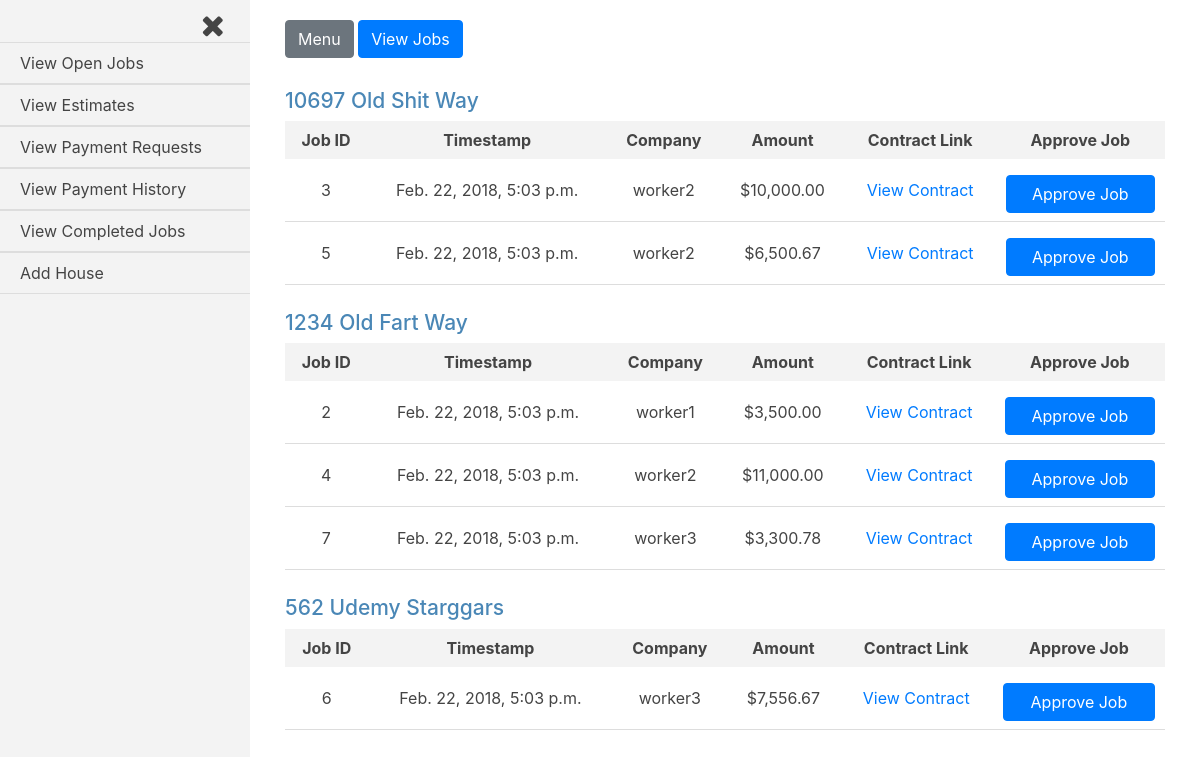
Before: /jobs_admin/proposed_jobs (signed in) with the older database file.
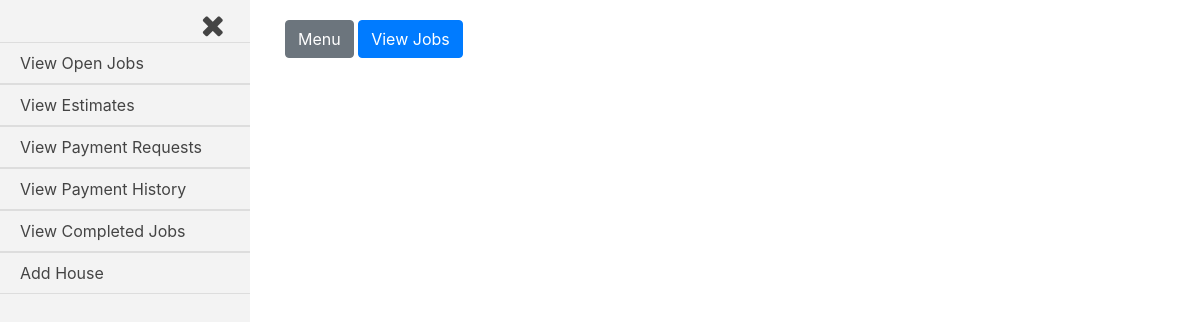
After: the same page with the newer database file.
### jobs/models.py (models this page shows, shortened)
class House(models.Model):
    address = models.CharField(max_length=250)
    companies = models.ManyToManyField(settings.AUTH_USER_MODEL, through='Current_Worker')
    proposed_jobs = models.BooleanField(default=False)
    pending_payments = models.BooleanField(default=False)
    payment_history = models.BooleanField(default=False)
    completed_jobs = models.BooleanField(default=False)
    customer = models.ForeignKey(settings.AUTH_USER_MODEL, on_delete=models.CASCADE, related_name='customer_house')
    def __str__(self):
        return self.address

class Job(models.Model):
    house = models.ForeignKey(House, on_delete=models.CASCADE)
    company = models.ForeignKey(settings.AUTH_USER_MODEL, on_delete=models.CASCADE)
    start_amount = models.DecimalField(max_digits=8, decimal_places=2, default=0.00)
    start_date = models.DateTimeField(auto_now_add=True, blank=True)
    total_paid = models.DecimalField(max_digits=8, decimal_places=2, default=0.00)
    approved = models.BooleanField(default=False)
    def generate_filename(self, filename):
        file_path = 'uploads/{}/{}'.format(str(self.house.address), str(filename))
        return file_path
    document_link = models.FileField(upload_to=generate_filename)
    balance_amount = models.DecimalField(max_digits=8, decimal_places=2, default=0.00)

### jobs_admin/views.py (the view)
@login_required
def proposed_jobs(request):
    current_user = request.user
    if current_user.is_active and current_user.groups.filter(name__in=['Customers', 'Customers Staff']).exists():
        customer = Customer(current_user)
        houses = customer.proposed_jobs_houses()
        jobs = customer.proposed_jobs()
        form = Change_Job_Status()
        template = loader.get_template('jobs_admin/proposed_jobs.html')
        context = {
            'houses': houses,
            'jobs': jobs,
            'current_user': current_user,
            'form': form
        }
        if request.method == 'POST':
            form = Change_Job_Status(request.POST)
            if form.is_valid():
                job_id = int(request.POST.get('job_id'))
                address = str(request.POST.get('job_house'))
                house = House.objects.get(address=address)
                job = Job.objects.get(pk=job_id)
                job.approved=True
                job.save()
                """add the user as a current worker on the house OR update current to True if they
                were a current worker OR do nothing if they are already active"""
                was_current = Current_Worker.objects.filter(house=house, company=job.company, current=False)
                is_current = Current_Worker.objects.filter(house=house, company=job.company, current=True)
                if was_current:
                    was_current[0].update(current=True)
                elif is_current:
                    pass
                else:
                    Current_Worker(house=house, company=job.company, current=True).save()
                """If the house has no more proposed jobs for the current week,
                set proposed_jobs=False
                AND if there were any requested payments because the job was previously approved,
                set pending=payments=True for the house"""
                jobs = Job.objects.filter(house=house, approved=False, start_date__range=[Customer.start_week, Customer.today])
                requested_payments = Request_Payment.objects.filter(house=house, job=job, approved=False)
                if not jobs:
                    house.proposed_jobs=False
                    house.save(update_fields=['proposed_jobs'])
                if requested_payments:
                    house.pending_payments=True
                    house.save(update_fields=['pending_payments'])
                return redirect('/jobs_admin/proposed_jobs')
        else:
            form = Change_Job_Status()
        return HttpResponse(template.render(context, request))
    else:
        return redirect('/accounts/login')

### jobs_admin/forms.py
class Change_Job_Status(ModelForm, forms.Form):
    class Meta:
        model = Job
        exclude = ['house', 'company', 'start_amount', 'start_date', 'total_paid', 'document_link', 'approved', 'balance_amount']

### customer_register/customer.py (called while the page is built)
    def current_two_week_results(self, houses, queryset, model, update_field={}, **kwargs):
        result_queryset = []
        for h in houses.iterator():
            for q in queryset.iterator():
                if q.house == h:
                    query_set_check = model.objects.filter(house=h, **kwargs)
                    if query_set_check:
                        setattr(h, list(update_field.keys())[0], list(update_field.values())[0][0])
                        result_queryset.append(h)
                        break
                    else:
                        setattr(h, list(update_field.keys())[0], list(update_field.values())[0][1])
                    h.save(update_fields=[list(update_field.keys())[0]])
        return result_queryset

    def houses(self):
        return House.objects.filter(customer=self.customer)

### jobs_admin/templates/jobs_admin/proposed_jobs.html (shortened to what this page needs)
{% extends 'base_login_admin.html' %}
{% load humanize %}
{% load static %}
{% load jobs_admin_group_check %}
{% block content %}
{% for house in houses %}
<div class="job-container">
  <div class="house">
    <h3 class="house-address">{{house.address}}</h3>
  </div>
  <table class="job-summary">
    <tr class="job-headings">
      <th>Job ID</th>
      <th>Timestamp</th>
      <th>Company</th>
      <th>Amount</th>
      <th>Contract Link</th>
      {% if current_user|in_group:'Customers' %}
      <th>Approve Job</th>
      {% endif %}
    </tr>
    {% for job in jobs %}
      {% if job.house.address == house.address %}
    <tr class="job-info">
      <td>{{job.id}}</td>
      <td>{{job.start_date}}</td>
      <td>{{job.company}}</td>
      <td>${{job.start_amount|intcomma}}</td>
      <td><a href="{{job.document_link.url}}">View Contract</a></td>
      {% if current_user|in_group:'Customers' %}
      <td>
        <form class="change-job-status-form" action="" method="post">
          <input class="btn btn-primary change-job-status" type="submit" name="" value="Approve Job">
        </form>
      </td>
      {% endif %}
    </tr>
      {% endif %}
    {% endfor %}
  </table>
</div>
{% endfor %}
{% endblock content %}

Changed rows visible on the page:
no longer on this page (row edited): House: address "10697 Old Shit Way"
no longer on this page (row edited): Job: id "3", start_date "Feb. 22, 2018, 5:03 p.m.", company "worker2", start_amount "10,000.00", shown under "10697 Old Shit Way"
no longer on this page (row edited): Job: id "5", start_date "Feb. 22, 2018, 5:03 p.m.", company "worker2", start_amount "6,500.67", shown under "10697 Old Shit Way"
no longer on this page (row edited): House: address "1234 Old Fart Way"
no longer on this page (row edited): Job: id "2", start_date "Feb. 22, 2018, 5:03 p.m.", company "worker1", start_amount "3,500.00", shown under "1234 Old Fart Way"
no longer on this page (row edited): Job: id "4", start_date "Feb. 22, 2018, 5:03 p.m.", company "worker2", start_amount "11,000.00", shown under "1234 Old Fart Way"
no longer on this page (row edited): Job: id "7", start_date "Feb. 22, 2018, 5:03 p.m.", company "worker3", start_amount "3,300.78", shown under "1234 Old Fart Way"
no longer on this page (row edited): House: address "562 Udemy Starggars"
no longer on this page (row edited): Job: id "6", start_date "Feb. 22, 2018, 5:03 p.m.", company "worker3", start_amount "7,556.67", shown under "562 Udemy Starggars"
